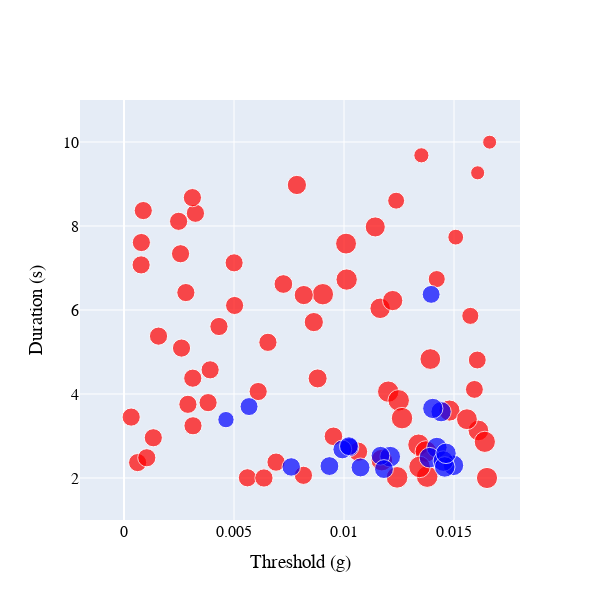

The notebook cell saved with this chart:
### Code cell
import plotly.graph_objects as go

# Font customization variables - modify as desired
font_family = "Times New Roman"
font_size = 16          # Font size
font_color = "black"    # Font color

# Create figure object
fig = go.Figure()

# Add first dataset R_PRE (red)
# Use the last column of R_PRE for marker sizes
fig.add_trace(go.Scatter(
    x=R_PRE[:, 0],       # x-axis: threshold (first column)
    y=R_PRE[:, 1],       # y-axis: duration (second column)
    mode='markers',      # markers only
    marker=dict(
        size=R_PRE[:, 2]*20,   # marker size based on the last column values of R_PRE
        color='red'          # red color
    ),
    name='R_PRE'
))

# Add second dataset R_ONB (blue)
# Use the last column of R_ONB for marker sizes
fig.add_trace(go.Scatter(
    x=R_ONB[:, 0],       # x-axis: threshold (first column)
    y=R_ONB[:, 1],       # y-axis: duration (second column)
    mode='markers',      # markers only
    marker=dict(
        size=R_ONB[:, 2]*20,   # marker size based on the last column values of R_ONB
        color='blue'          # blue color
    ),
    name='R_ONB'
))

# Update overall layout: set font, square canvas, axis labels, and cancel legend display
fig.update_layout(
    font=dict(
        family=font_family,
        size=font_size,
        color=font_color
    ),
    width=600,
    height=600,
    showlegend=False,          # Hide legend
    xaxis_title="Threshold (g)",   # x-axis label with unit g
    yaxis_title="Duration (s)"       # y-axis label with unit s
)

# Update x-axis range and tick font
fig.update_xaxes(
    range=[-0.002, 0.018],
    tickfont=dict(family=font_family, size=font_size, color=font_color)
)

# Update y-axis range and tick font
fig.update_yaxes(
    range=[1, 11],
    tickfont=dict(family=font_family, size=font_size, color=font_color)
)

# Show plot
fig.show()

### Figure 1 — Plotly figure (JSON) as saved in the notebook; plotly's stock layout.template omitted (floating-point values rounded to 4 significant figures)
{"data": [{"marker": {"color": "red", "size": [20.77, 18.18, 20.53, 18.12, 18.18, 18.71, 18.11, 18.24, 15.16, 17.07, 21.13, 19.24, 21.38, 17.91, 21.34, 21.59, 18.19, 20.7, 18.25, 21.38, 21.6, 20.9, 18.24, 18.18, 13.95, 19.23, 19.21, 17.91, 18.23, 15.79, 14.08, 21.59, 18.61, 18.18, 18.18, 18.23, 18.19, 21.61, 19.01, 18.2, 18.18, 20.26, 16.95, 21.59, 18.18, 18.18, 18.18, 18.18, 17.1, 21.24, 18.18, 20.09, 18.18, 21.17, 18.18, 21.6, 18.23, 18.18, 20.87, 18.18, 21.53, 18.19, 18.24, 19.22, 21.5]}, "mode": "markers", "name": "R_PRE", "type": "scatter", "x": [0.01392, 0.002615, 0.01164, 0.005005, 0.003915, 0.007245, 0.005027, 0.006542, 0.01352, 0.01422, 0.01479, 0.007859, 0.009039, 0.01606, 0.01012, 0.01172, 0.002483, 0.01611, 0.008156, 0.01201, 0.01339, 0.01009, 0.003247, 0.0003259, 0.01662, 0.008628, 0.01064, 0.01593, 0.003108, 0.01508, 0.01608, 0.01378, 0.009519, 0.0006199, 0.002905, 0.004317, 0.002571, 0.01241, 0.008802, 0.00561, 0.003137, 0.01221, 0.01237, 0.01372, 0.001036, 0.003822, 0.002812, 0.000778, 0.01574, 0.0164, 0.003126, 0.01142, 0.001569, 0.0165, 0.001332, 0.01343, 0.006911, 0.0007893, 0.01559, 0.0008758, 0.01249, 0.006099, 0.006362, 0.008171, 0.01264], "y": [4.832, 5.094, 6.041, 7.123, 4.575, 6.619, 6.108, 5.23, 9.683, 6.736, 3.606, 8.977, 6.376, 4.809, 6.725, 2.425, 8.112, 3.132, 2.064, 4.056, 2.79, 7.58, 8.304, 3.451, 9.996, 5.712, 2.627, 4.109, 8.675, 7.735, 9.266, 2.033, 2.992, 2.367, 3.754, 5.607, 7.339, 2.016, 4.371, 2.005, 3.243, 6.225, 8.603, 2.631, 2.482, 3.795, 6.415, 7.074, 5.86, 2.861, 4.377, 7.978, 5.378, 2.001, 2.958, 2.264, 2.378, 7.606, 3.399, 8.367, 3.848, 4.059, 2.001, 6.356, 3.426]}, {"marker": {"color": "blue", "size": [20.47, 20.55, 18.81, 20.51, 20.53, 18.48, 20.28, 16.31, 18.81, 18.92, 20.67, 18.81, 20.56, 18.85, 20.3, 17.98, 20.48, 18.79, 17.92, 18.86]}, "mode": "markers", "name": "R_ONB", "type": "scatter", "x": [0.01422, 0.01388, 0.01025, 0.01498, 0.01452, 0.007602, 0.01441, 0.004634, 0.009923, 0.01075, 0.0121, 0.01022, 0.01458, 0.009338, 0.01404, 0.005684, 0.01464, 0.01166, 0.01396, 0.01182], "y": [2.726, 2.484, 2.731, 2.301, 2.403, 2.264, 3.578, 3.39, 2.68, 2.251, 2.508, 2.758, 2.263, 2.284, 3.656, 3.701, 2.587, 2.53, 6.372, 2.212]}], "layout": {"font": {"color": "black", "family": "Times New Roman", "size": 16}, "height": 600, "showlegend": false, "width": 600, "xaxis": {"range": [-0.002, 0.018], "tickfont": {"color": "black", "family": "Times New Roman", "size": 16}, "title": {"text": "Threshold (g)"}}, "yaxis": {"range": [1, 11], "tickfont": {"color": "black", "family": "Times New Roman", "size": 16}, "title": {"text": "Duration (s)"}}}}
